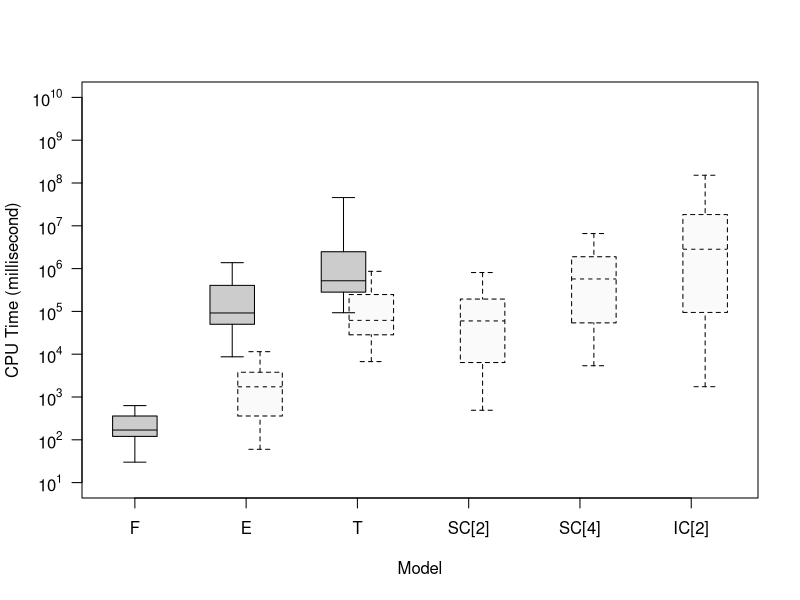

The R script that drew this image:
#################
# R code for analyzing output and plot figures
# v2.0 (organized on 2013-11-11)
# for Figure A.1b in the paper
# published on https://github.com/tong-wang/NVLearning
#################

#NEED TO FIRST SET R WORKING DIRECTORY TO WHERE THE FILES ARE LOCATED!!!
setwd("~/Dropbox/Research/CensoredDemand/NVLearning.git/output/serial_benchmark/")


#read the output files
data_F <- read.table("NVLearning_Full.serial.txt", header=TRUE)[c("c", "alpha", "beta", "CPUTime_F")]
data_E <- read.table("NVLearning_Event.serial.txt", header=TRUE)[c("c", "alpha", "beta", "CPUTime_E")]
data_Em <- read.table("NVLearning_Event_myopic.serial.txt", header=TRUE)[c("c", "alpha", "beta", "CPUTime_Em")]
data_T <- read.table("NVLearning_Timing.serial.txt", header=TRUE)[c("c", "alpha", "beta", "CPUTime_T")]
data_Tm <- read.table("NVLearning_Timing_myopic.serial.txt", header=TRUE)[c("c", "alpha", "beta", "CPUTime_Tm")]
#data_B2 <- read.table("NVLearning_CheckpointB.M2.serial.txt", header=TRUE)[c("c", "alpha", "beta", "CPUTime_B2")]
data_B2m <- read.table("NVLearning_CheckpointB_myopic.M2.serial.txt", header=TRUE)[c("c", "alpha", "beta", "CPUTime_B2m")]
#data_B4 <- read.table("NVLearning_CheckpointB.M4.serial.txt", header=TRUE)[c("c", "alpha", "beta", "CPUTime_B4")]
data_B4m <- read.table("NVLearning_CheckpointB_myopic.M4.serial.txt", header=TRUE)[c("c", "alpha", "beta", "CPUTime_B4m")]
#data_A2 <- read.table("NVLearning_CheckpointA.M2.serial.txt", header=TRUE)[c("c", "alpha", "beta", "CPUTime_A2")]
data_A2m <- read.table("NVLearning_CheckpointA_myopic.M2.serial.txt", header=TRUE)[c("c", "alpha", "beta", "CPUTime_A2m")]
#data_A4 <- read.table("NVLearning_CheckpointA.M4.serial.txt", header=TRUE)[c("c", "alpha", "beta", "CPUTime_A4")]
#data_A4m <- read.table("NVLearning_CheckpointA_myopic.M4.serial.txt", header=TRUE)[c("c", "alpha", "beta", "CPUTime_A4m")]



#merge into one data frame
data <- merge(data_F, data_Em, by=c("c", "alpha", "beta"))
data <- merge(data, data_E, by=c("c", "alpha", "beta"))
data <- merge(data, data_Tm, by=c("c", "alpha", "beta"))
data <- merge(data, data_T, by=c("c", "alpha", "beta"))
data <- merge(data, data_B2m, by=c("c", "alpha", "beta"))
#data <- merge(data, data_B2, by=c("c", "alpha", "beta"))
data <- merge(data, data_B4m, by=c("c", "alpha", "beta"))
#data <- merge(data, data_B4, by=c("c", "alpha", "beta"))
data <- merge(data, data_A2m, by=c("c", "alpha", "beta"))
#data <- merge(data, data_A2, by=c("c", "alpha", "beta"))
#data <- merge(data, data_A4m, by=c("c", "alpha", "beta"))
#data <- merge(data, data_A4, by=c("c", "alpha", "beta")) 

colnames(data) <- c("c", "alpha", "beta", "F", "Em", "E",  "Tm", "T", "SC[2]m", "SC[4]m", "IC[2]m")

#reshape data
require("reshape2")
data.long <- melt(data=data, id.vars=c("c","alpha", "beta"), variable.name="Model", value.name="CPUTime")


pdf('Figure-CPUTime.pdf', width = 8, height = 8)

    boxplot(log10(CPUTime) ~ Model, data=data.long, xlab="Model", ylab="CPU Time (millisecond)", range=0,
        at=c(1, 3.25,2.75, 5.25,4.75, 7.25, 9.25, 11.25), #show.names=c(1,1,0,1,0,1,0,1),
        xaxt="n", yaxt="n", ylim=c(1,10),
        boxlty=c(1, 2,1, 2,1, 2, 2, 2), boxfill=c("grey80", "grey98","grey80", "grey98","grey80", "grey98", "grey98", "grey98"), 
        medlty=c(1, 2,1, 2,1, 2, 2, 2), medlwd=c(1, 1,1, 1,1, 1, 1, 1),#medcol=c("grey40", "grey40", "grey70","grey40", "grey70","grey40", "grey70","grey40", "grey70","grey40"), 
        whisklty=c(1, 2,1, 2,1, 2, 2, 2), staplelty=c(1, 2,1, 2,1, 2, 2, 2) )

    axis(side=1, at=c(1, 3, 5, 7, 9, 11), labels=c("F","E","T","SC[2]","SC[4]", "IC[2]"))
    axis(side=2, at=seq(1, 10, 1), labels=parse(text=paste("10^", seq(1, 10, 1), sep="")), las=1)

dev.off()
